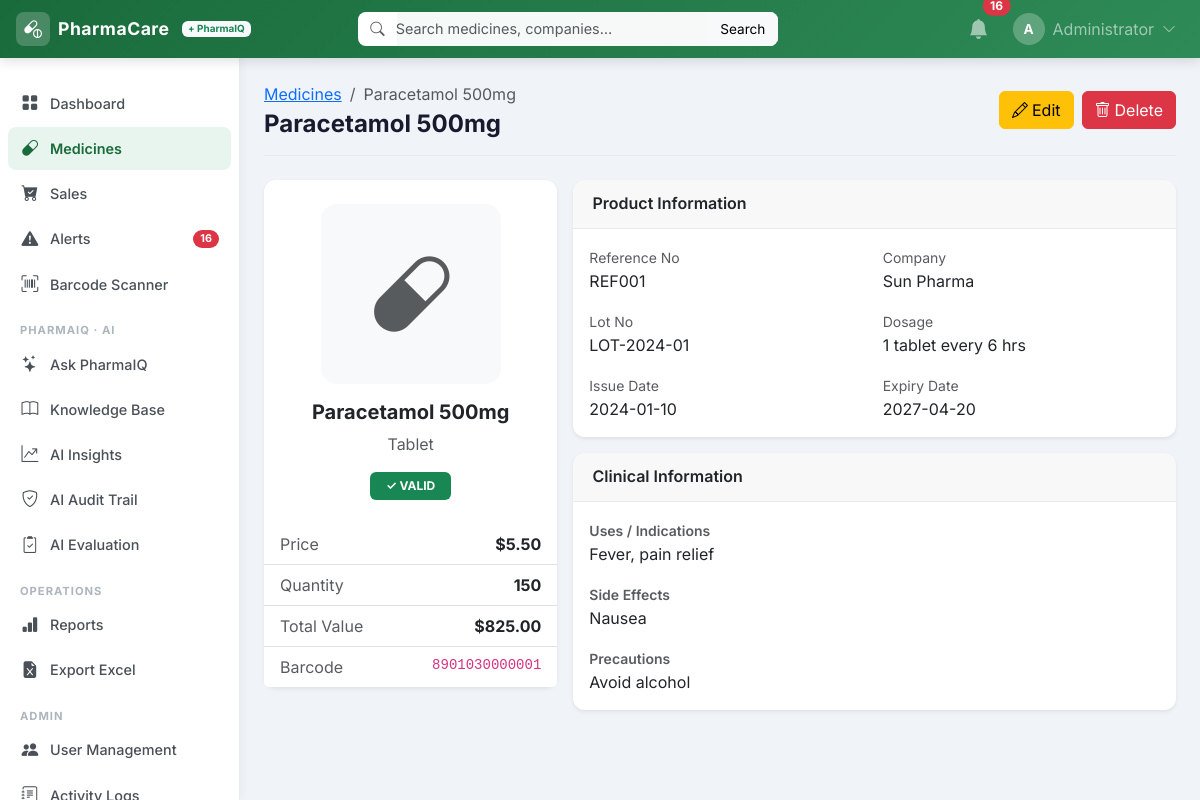
The app's page /medicine/32 (signed in) with its own data.
### tables this page shows
CREATE TABLE medicines (
        id             INTEGER PRIMARY KEY AUTOINCREMENT,
        ref_no         TEXT,
        company_name   TEXT,
        medicine_type  TEXT,
        medicine_name  TEXT NOT NULL,
        lot_no         TEXT,
        issue_date     TEXT,
        exp_date       TEXT,
        uses           TEXT,
        side_effect    TEXT,
        precautions    TEXT,
        dosage         TEXT,
        price          REAL,
        product_qty    INTEGER DEFAULT 0,
        image_filename TEXT,
        barcode        TEXT,
        created_at     TEXT DEFAULT (datetime('now')),
        updated_at     TEXT DEFAULT (datetime('now'))
    );

### app.py (the view)
@app.route("/medicine/<int:id>")
@login_required
def medicine_detail(id):
    med = query_db("SELECT * FROM medicines WHERE id=?", (id,), one=True)
    if not med:
        flash("Medicine not found.", "danger")
        return redirect(url_for("medicines"))
    today     = date.today().isoformat()
    warn_date = (date.today() + timedelta(days=EXPIRY_WARN_DAYS)).isoformat()
    return render_template("medicine_detail.html", med=med, today=today, warn_date=warn_date)

### app.py (called while the page is built)
def get_db():
    db = getattr(g, "_database", None)
    if db is None:
        db = g._database = sqlite3.connect(DATABASE)
        db.row_factory = sqlite3.Row
        db.execute("PRAGMA journal_mode=WAL")
    return db

@app.teardown_appcontext
def close_connection(exception):
    db = getattr(g, "_database", None)
    if db is not None:
        db.close()

def query_db(sql, args=(), one=False, commit=False):
    db = get_db()
    cur = db.execute(sql, args)
    if commit:
        db.commit()
        return cur.lastrowid
    rv = cur.fetchall()
    return (rv[0] if rv else None) if one else rv

def login_required(f):
    @wraps(f)
    def decorated(*args, **kwargs):
        if "user_id" not in session:
            flash("Please login first.", "warning")
            return redirect(url_for("login"))
        return f(*args, **kwargs)
    return decorated

@app.context_processor
def inject_alerts():
    if "user_id" in session:
        today     = date.today()
        warn_date = today + timedelta(days=EXPIRY_WARN_DAYS)
        exp_count = query_db(
            "SELECT COUNT(*) as c FROM medicines WHERE exp_date IS NOT NULL AND exp_date != '' AND exp_date <= ?",
            (warn_date.isoformat(),), one=True)["c"]
        ls_count  = query_db(
            "SELECT COUNT(*) as c FROM medicines WHERE product_qty <= ?",
            (LOW_STOCK_THRESHOLD,), one=True)["c"]
        return dict(nav_expiring=exp_count, nav_low_stock=ls_count)
    return dict(nav_expiring=0, nav_low_stock=0)

### pharmaiq/routes.py (called while the page is built)
def csrf_token():
    if "ai_csrf" not in session:
        session["ai_csrf"] = secrets.token_urlsafe(24)
    return session["ai_csrf"]

@bp.app_context_processor
def _inject():
    return {"csrf_token": csrf_token}

### templates/medicine_detail.html (shortened to what this page needs)
{% extends "base.html" %}
{% block content %}
<div class="page-header d-flex justify-content-between align-items-center">
  <div>
    <nav aria-label="breadcrumb">
      <ol class="breadcrumb mb-1">
        <li class="breadcrumb-item"><a href="{{ url_for('medicines') }}">Medicines</a></li>
        <li class="breadcrumb-item active">{{ med['medicine_name'] }}</li>
      </ol>
    </nav>
    <h4 class="page-title mb-0">{{ med['medicine_name'] }}</h4>
  </div>
  <div class="d-flex gap-2">
    {% if session.role in ['admin','pharmacist'] %}
    <button class="btn btn-warning" data-bs-toggle="modal" data-bs-target="#editModal">
      <i class="bi bi-pencil me-1"></i>Edit
    </button>
    {% endif %}
    {% if session.role == 'admin' %}
    <a href="{{ url_for('delete_medicine', id=med['id']) }}"
       class="btn btn-danger" onclick="return confirm('Delete this medicine?')">
      <i class="bi bi-trash me-1"></i>Delete
    </a>
    {% endif %}
  </div>
</div>
<div class="row g-3">
  <div class="col-lg-4">
    <div class="card border-0 shadow-sm">
      <div class="card-body text-center p-4">
        {% if med['image_filename'] %}
        <img src="{{ url_for('static', filename='uploads/' + med['image_filename']) }}"
             class="img-fluid rounded-3 mb-3" style="max-height:250px;object-fit:cover;" alt="{{ med['medicine_name'] }}">
        {% else %}
        <div class="med-placeholder mx-auto mb-3">
          <i class="bi bi-capsule display-1 text-muted"></i>
        </div>
        {% endif %}
        <h5 class="fw-bold">{{ med['medicine_name'] }}</h5>
        <p class="text-muted">{{ med['medicine_type'] or 'General Medicine' }}</p>
        <div class="d-flex justify-content-center gap-2 flex-wrap">
          {% if med['exp_date'] and med['exp_date'] < today %}
          <span class="badge bg-danger px-3 py-2">⚠ EXPIRED</span>
          {% elif med['exp_date'] and med['exp_date'] <= warn_date %}
          <span class="badge bg-warning text-dark px-3 py-2">⏰ EXPIRING SOON</span>
          {% else %}
          <span class="badge bg-success px-3 py-2">✓ VALID</span>
          {% endif %}
        </div>
      </div>
      <ul class="list-group list-group-flush">
        <li class="list-group-item d-flex justify-content-between">
          <span class="text-muted">Price</span><strong>${{ "%.2f"|format(med['price'] or 0) }}</strong>
        </li>
        <li class="list-group-item d-flex justify-content-between">
          <span class="text-muted">Quantity</span>
          <strong class="{% if (med['product_qty'] or 0) <= 10 %}text-danger{% endif %}">{{ med['product_qty'] }}</strong>
        </li>
        <li class="list-group-item d-flex justify-content-between">
          <span class="text-muted">Total Value</span><strong>${{ "%.2f"|format((med['price'] or 0)*(med['product_qty'] or 0)) }}</strong>
        </li>
        {% if med['barcode'] %}
        <li class="list-group-item d-flex justify-content-between">
          <span class="text-muted">Barcode</span><code>{{ med['barcode'] }}</code>
        </li>
        {% endif %}
      </ul>
    </div>
  </div>
  <div class="col-lg-8">
    <div class="card border-0 shadow-sm mb-3">
      <div class="card-header"><h6 class="mb-0 fw-semibold">Product Information</h6></div>
      <div class="card-body">
        <div class="row g-3">
          <div class="col-sm-6"><label class="text-muted small">Reference No</label><p class="mb-0">{{ med['ref_no'] or '—' }}</p></div>
          <div class="col-sm-6"><label class="text-muted small">Company</label><p class="mb-0">{{ med['company_name'] or '—' }}</p></div>
          <div class="col-sm-6"><label class="text-muted small">Lot No</label><p class="mb-0">{{ med['lot_no'] or '—' }}</p></div>
          <div class="col-sm-6"><label class="text-muted small">Dosage</label><p class="mb-0">{{ med['dosage'] or '—' }}</p></div>
          <div class="col-sm-6"><label class="text-muted small">Issue Date</label><p class="mb-0">{{ med['issue_date'] or '—' }}</p></div>
          <div class="col-sm-6"><label class="text-muted small">Expiry Date</label>
            <p class="mb-0 {% if med['exp_date'] and med['exp_date'] < today %}text-danger fw-bold{% endif %}">{{ med['exp_date'] or '—' }}</p>
          </div>
        </div>
      </div>
    </div>
    <div class="card border-0 shadow-sm">
      <div class="card-header"><h6 class="mb-0 fw-semibold">Clinical Information</h6></div>
      <div class="card-body">
        <div class="row g-3">
          <div class="col-12"><label class="text-muted small fw-semibold">Uses / Indications</label>
            <p class="mb-0">{{ med['uses'] or 'Not specified' }}</p></div>
          <div class="col-12"><label class="text-muted small fw-semibold">Side Effects</label>
            <p class="mb-0">{{ med['side_effect'] or 'Not specified' }}</p></div>
          <div class="col-12"><label class="text-muted small fw-semibold">Precautions</label>
            <p class="mb-0">{{ med['precautions'] or 'Not specified' }}</p></div>
        </div>
      </div>
    </div>
  </div>
</div>
{% endblock %}

### static/css/style.css (style rules this page uses)
:root { --sidebar-width: 240px; --navbar-height: 58px; --primary: #1a6b3c; --primary-dark: #145530; }
* { box-sizing: border-box; }
body { font-family: 'Inter', sans-serif; background: #f0f4f8; color: #212529; }
.page-header { margin-bottom: 1.5rem; padding-bottom: 1rem; border-bottom: 1px solid #e8ecf0; }
.page-title { font-weight: 700; color: #1a1a2e; margin-bottom: 0.25rem; }
.med-placeholder { width: 180px; height: 180px; border-radius: 16px; background: #f8f9fa; display: flex; align-items: center; justify-content: center; }
.card { border-radius: 12px !important; }
.card-header { border-radius: 12px 12px 0 0 !important; border-bottom: 1px solid rgba(0,0,0,0.06); padding: 0.9rem 1.2rem; }

### records on screen
medicines: medicine_name "Paracetamol 500mg", medicine_type "Tablet", price "5.50", product_qty "150", (med['price']or0)*(med['product_qty']or0) "825.00", barcode "8901030000001", ref_no "REF001", company_name "Sun Pharma", lot_no "LOT-2024-01", dosage "1 tablet every 6 hrs", issue_date "2024-01-10", exp_date "2027-04-20", uses "Fever, pain relief", side_effect "Nausea", precautions "Avoid alcohol"

### other values on screen
{{ nav_expiring + nav_low_stock }} "16"
{{ (session.full_name or session.username)[0]|upper }} "A"
{{ session.full_name or session.username }} "Administrator"
